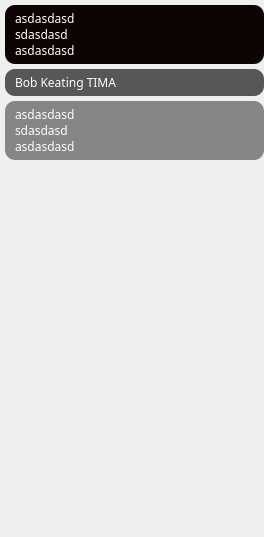
           <widget class="QWidget" name="transcription_scrollArea_frame">
            <property name="geometry">
             <rect>
              <x>0</x>
              <y>0</y>
              <width>264</width>
              <height>537</height>
             </rect>
            </property>
            <layout class="QVBoxLayout" name="verticalLayout_10">
             <property name="spacing">
              <number>5</number>
             </property>
             <property name="leftMargin">
              <number>5</number>
             </property>
             <property name="topMargin">
              <number>5</number>
             </property>
             <property name="rightMargin">
              <number>0</number>
             </property>
             <property name="bottomMargin">
              <number>0</number>
             </property>
             <item>
              <widget class="QFrame" name="transcription_speaker1_1">
               <property name="maximumSize">
                <size>
                 <width>16777215</width>
                 <height>70</height>
                </size>
               </property>
               <property name="styleSheet">
                <string notr="true">background-color: #0D0404;
border-radius: 10px;</string>
               </property>
               <property name="frameShape">
                <enum>QFrame::StyledPanel</enum>
               </property>
               <property name="frameShadow">
                <enum>QFrame::Raised</enum>
               </property>
               <layout class="QVBoxLayout" name="verticalLayout_11">
                <property name="spacing">
                 <number>0</number>
                </property>
                <property name="leftMargin">
                 <number>10</number>
                </property>
                <property name="topMargin">
                 <number>5</number>
                </property>
                <property name="rightMargin">
                 <number>5</number>
                </property>
                <property name="bottomMargin">
                 <number>5</number>
                </property>
                <item>
                 <widget class="QLabel" name="transcription_speaker1_1_label">
                  <property name="font">
                   <font>
                    <family>Poppins</family>
                    <weight>50</weight>
                    <bold>false</bold>
                   </font>
                  </property>
                  <property name="styleSheet">
                   <string notr="true">color: #FFF;</string>
                  </property>
                  <property name="text">
                   <string>asdasdasd
sdasdasd
asdasdasd</string>
                  </property>
                 </widget>
                </item>
               </layout>
              </widget>
             </item>
             <item>
              <widget class="QFrame" name="transcription_speaker2_1">
               <property name="maximumSize">
                <size>
                 <width>16777215</width>
                 <height>70</height>
                </size>
               </property>
               <property name="styleSheet">
                <string notr="true">background-color: #575757;
border-radius: 10px;</string>
               </property>
               <property name="frameShape">
                <enum>QFrame::StyledPanel</enum>
               </property>
               <property name="frameShadow">
                <enum>QFrame::Raised</enum>
               </property>
               <layout class="QVBoxLayout" name="verticalLayout_12">
                <property name="spacing">
                 <number>0</number>
                </property>
                <property name="leftMargin">
                 <number>10</number>
                </property>
                <property name="topMargin">
                 <number>5</number>
                </property>
                <property name="rightMargin">
                 <number>5</number>
                </property>
                <property name="bottomMargin">
                 <number>5</number>
                </property>
                <item>
                 <widget class="QLabel" name="transcription_speaker2_1_label">
                  <property name="font">
                   <font>
                    <family>Poppins</family>
                    <weight>50</weight>
                    <bold>false</bold>
                   </font>
                  </property>
                  <property name="styleSheet">
                   <string notr="true">color: #FFF;</string>
                  </property>
                  <property name="text">
                   <string>Bob Keating TIMA</string>
                  </property>
                 </widget>
                </item>
               </layout>
              </widget>
             </item>
             <item>
              <widget class="QFrame" name="transcription_speaker3_1">
               <property name="styleSheet">
                <string notr="true">background-color: #868686;
border-radius: 10px;</string>
               </property>
               <property name="frameShape">
                <enum>QFrame::StyledPanel</enum>
               </property>
               <property name="frameShadow">
                <enum>QFrame::Raised</enum>
               </property>
               <layout class="QVBoxLayout" name="verticalLayout_13">
                <property name="spacing">
                 <number>0</number>
                </property>
                <property name="leftMargin">
                 <number>10</number>
                </property>
                <property name="topMargin">
                 <number>5</number>
                </property>
                <property name="rightMargin">
                 <number>5</number>
                </property>
                <property name="bottomMargin">
                 <number>5</number>
                </property>
                <item>
                 <widget class="QLabel" name="transcription_speaker3_1_label">
                  <property name="font">
                   <font>
                    <family>Poppins</family>
                    <weight>50</weight>
                    <bold>false</bold>
                   </font>
                  </property>
                  <property name="styleSheet">
                   <string notr="true">color: #FFF;</string>
                  </property>
                  <property name="text">
                   <string>asdasdasd
sdasdasd
asdasdasd</string>
                  </property>
                 </widget>
                </item>
               </layout>
              </widget>
             </item>
             <item>
              <spacer name="transcription_verticalSpacer">
               <property name="orientation">
                <enum>Qt::Vertical</enum>
               </property>
               <property name="sizeHint" stdset="0">
                <size>
                 <width>20</width>
                 <height>40</height>
                </size>
               </property>
              </spacer>
             </item>
            </layout>
           </widget>
